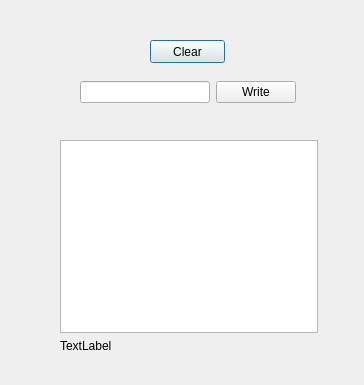
<?xml version="1.0" encoding="UTF-8"?>
<ui version="4.0">
 <class>Dialog</class>
 <widget class="QDialog" name="Dialog">
  <property name="geometry">
   <rect>
    <x>0</x>
    <y>0</y>
    <width>364</width>
    <height>385</height>
   </rect>
  </property>
  <property name="windowTitle">
   <string>Dialog</string>
  </property>
  <widget class="QPushButton" name="cmdClear">
   <property name="geometry">
    <rect>
     <x>150</x>
     <y>40</y>
     <width>75</width>
     <height>23</height>
    </rect>
   </property>
   <property name="text">
    <string>Clear</string>
   </property>
  </widget>
  <widget class="QWidget" name="">
   <property name="geometry">
    <rect>
     <x>80</x>
     <y>80</y>
     <width>216</width>
     <height>25</height>
    </rect>
   </property>
   <layout class="QHBoxLayout" name="horizontalLayout">
    <item>
     <widget class="QLineEdit" name="txtLine"/>
    </item>
    <item>
     <widget class="QPushButton" name="cmdWrite">
      <property name="text">
       <string>Write</string>
      </property>
     </widget>
    </item>
   </layout>
  </widget>
  <widget class="QWidget" name="">
   <property name="geometry">
    <rect>
     <x>60</x>
     <y>140</y>
     <width>258</width>
     <height>213</height>
    </rect>
   </property>
   <layout class="QVBoxLayout" name="verticalLayout">
    <item>
     <widget class="QTextEdit" name="txtEdit"/>
    </item>
    <item>
     <widget class="QLabel" name="lblShow">
      <property name="text">
       <string>TextLabel</string>
      </property>
     </widget>
    </item>
   </layout>
  </widget>
  <zorder>cmdClear</zorder>
  <zorder>cmdWrite</zorder>
  <zorder>txtLine</zorder>
  <zorder>lblShow</zorder>
  <zorder>txtEdit</zorder>
  <zorder>txtLine</zorder>
 </widget>
 <resources/>
 <connections>
  <connection>
   <sender>cmdClear</sender>
   <signal>clicked()</signal>
   <receiver>lblShow</receiver>
   <slot>clear()</slot>
   <hints>
    <hint type="sourcelabel">
     <x>183</x>
     <y>51</y>
    </hint>
    <hint type="destinationlabel">
     <x>84</x>
     <y>349</y>
    </hint>
   </hints>
  </connection>
  <connection>
   <sender>cmdClear</sender>
   <signal>clicked()</signal>
   <receiver>txtLine</receiver>
   <slot>clear()</slot>
   <hints>
    <hint type="sourcelabel">
     <x>220</x>
     <y>53</y>
    </hint>
    <hint type="destinationlabel">
     <x>147</x>
     <y>99</y>
    </hint>
   </hints>
  </connection>
  <connection>
   <sender>cmdClear</sender>
   <signal>clicked()</signal>
   <receiver>txtEdit</receiver>
   <slot>clear()</slot>
   <hints>
    <hint type="sourcelabel">
     <x>212</x>
     <y>53</y>
    </hint>
    <hint type="destinationlabel">
     <x>174</x>
     <y>233</y>
    </hint>
   </hints>
  </connection>
 </connections>
</ui>
